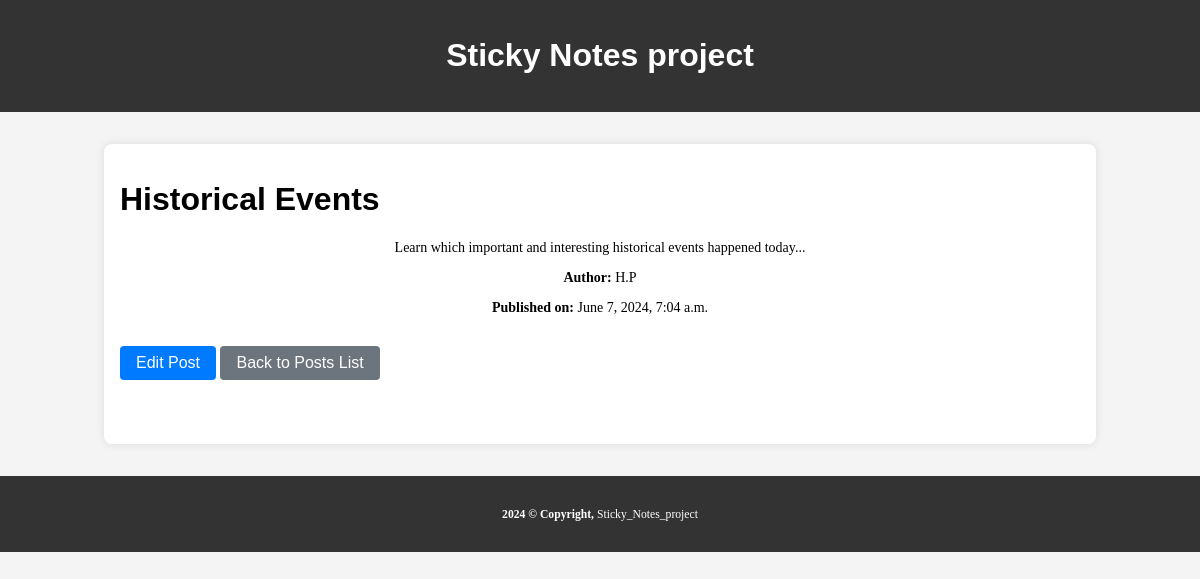
The app's page /post/1/ with its own data.
### note_post/models.py (models this page shows, shortened)
class NotePost(models.Model):
    title = models.CharField(max_length=200)
    content = models.TextField()
    created_at = models.DateTimeField(auto_now_add=True)
    author = models.CharField(max_length=30)

### note_post/views.py (the view)
# urls.py: path('post/<int:post_id>/', views.view_post, name='view_post'),
def view_post(request, post_id):
    post = get_object_or_404(NotePost, id=post_id)
    return render(request, 'note_post/view_post.html', {'post': post})

### note_post/templates/note_post/view_post.html (shortened to what this page needs)
{% extends "note_post/base.html" %}
{% block content %}
<div class="view-post-page">
    <h1>{{ post.title }}</h1>
    <p>{{ post.content }}</p>
    <p><strong>Author:</strong> {{ post.author }}</p>
    <p><strong>Published on:</strong> {{ post.created_at }}</p>
    <a class="edit-post-button" href="{% url 'edit_post' post.id %}">Edit Post</a>
    <a class="back-button" href="{% url 'index' %}">Back to Posts List</a>
</div>
{% endblock %}

### note_post/templates/note_post/base.html (style rules this page uses)
body { font-family: Arial, sans-serif; margin: 0; padding: 0; background-color: #f4f4f4; }
.copyright, p { text-align: center; font-family: verdana; font-size: 14px; text-decoration-color: #ffffff; }
.index-page, .add-post-page, .view-post-page, .edit-post-page { margin-bottom: 2rem; }
.add-post-button, .edit-post-button, .back-button { display: inline-block; margin: 1rem 0; padding: 0.5rem 1rem; background-color: #007bff; color: #fff; border-radius: 4px; cursor: pointer; text-decoration: none; }
.back-button { background-color: #6c757d; }

### records on screen
NotePost: title "Historical Events", content "Learn which important and interesting historical events happened today...", author "H.P", created_at "June 7, 2024, 7:04 a.m."
